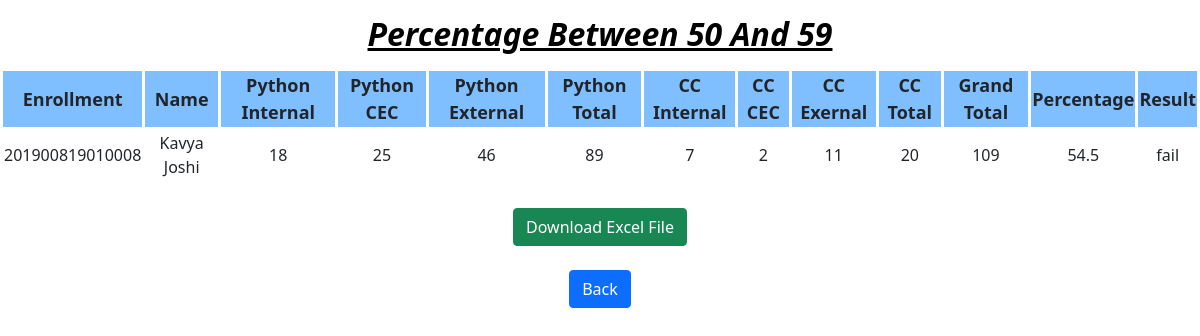
Screenshot of /result/grt50.php with the database file from the repository.
### tables this page shows
CREATE TABLE `table1` (
  `enrollment_no` bigint(15) NOT NULL,
  `name` varchar(17) DEFAULT NULL,
  `py_int` varchar(4) DEFAULT NULL,
  `py_cec` varchar(4) DEFAULT NULL,
  `py_ext` varchar(4) DEFAULT NULL,
  `py_total` int(2) DEFAULT NULL,
  `cc_int` varchar(4) DEFAULT NULL,
  `cc_cec` varchar(4) DEFAULT NULL,
  `cc_ext` varchar(4) DEFAULT NULL,
  `cc_total` int(2) DEFAULT NULL,
  `grand_total` int(3) DEFAULT NULL,
  `percentage` decimal(3,1) DEFAULT NULL,
  `result` varchar(20) NOT NULL
);

### result/grt50.php (the view, shortened to what this page needs)
<!DOCTYPE html>
<html lang="en">
<head>
    <link href="https://cdn.jsdelivr.net/npm/bootstrap@5.0.0-beta2/dist/css/bootstrap.min.css" rel="stylesheet">
</head>
<body>
<h1 style="text-align:center">Percentage Between 50 And 59</h1>
<?php
$mysqli = new mysqli("localhost","root","","result");
$greaterthan50 = "select * from table1 where percentage between 50 and 59";
$result = $mysqli->query($greaterthan50);
if ($result->num_rows > 0) {
    echo "<center><table><tr><th>Enrollment</th><th>Name</th><th>Python Internal</th><th>Python CEC</th><th>Python External</th><th>Python Total</th><th>CC Internal</th><th>CC CEC</th><th>CC Exernal</th><th>CC Total</th><th>Grand Total</th><th>Percentage</th><th>Result</th></tr>";
    while($row = $result->fetch_assoc()) {
        echo "<tr><td>" . $row["enrollment_no"]. "</td><td>" . $row["name"]. "</td><td>" . $row["py_int"]. "</td><td>" . $row["py_cec"]. "</td><td>" . $row["py_ext"]. "</td><td>" . $row["py_total"]. "</td><td>" . $row["cc_int"]. "</td><td>" . $row["cc_cec"]. "</td><td>" . $row["cc_ext"]. "</td><td>" . $row["cc_total"]. "</td><td>" . $row["grand_total"]. "</td><td>" . $row["percentage"]. "</td><td>" . $row["result"]. "</td></tr>";
    }
    echo "</table></center>";
    echo "<br/>";
    echo "<center><form action='export_grt50.php' method='post'>";
    echo "<button type='submit' class='btn btn-success'>Download Excel File</button></center></form>";
    echo "<br/>";
} else {
    echo "<center>No Records Found</center>";
}
    echo "<center><form action='home.php' method='post'>";
    echo "<button type='submit' class='btn  btn-primary'>Back</button></center></form>";
?>
</body>
</html>

### result/grt50.php (style rules this page uses)
table, th, td { border: 3px solid white; text-align: center; }
th { background-color: #80bfff; font-size: 18px; }
td { text-align: center; }
h1 { font-weight: bold; font-size: 2em; text-decoration: underline; font-style: italic; color: black; margin-top: 15px; margin-bottom: 15px; }
button { margin-top: 0.5px; }

### rows the page displays
table1: enrollment_no "201900819010008", name "Kavya Joshi", py_int "18", py_cec "25", py_ext "46", py_total "89", cc_int "7", cc_cec "2", cc_ext "11", cc_total "20", grand_total "109", percentage "54.5", result "fail"
